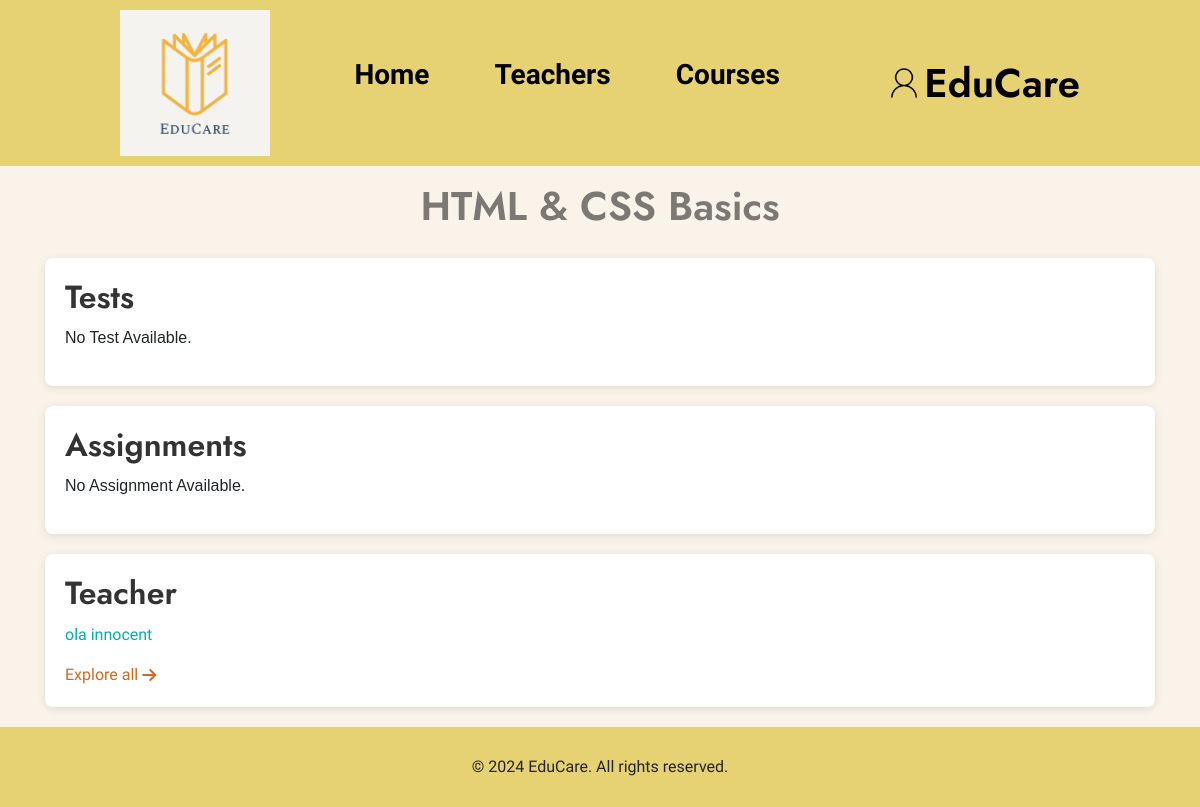
Before: /user/userassiandtest.php?course_id=26 (signed in) with the older database file.
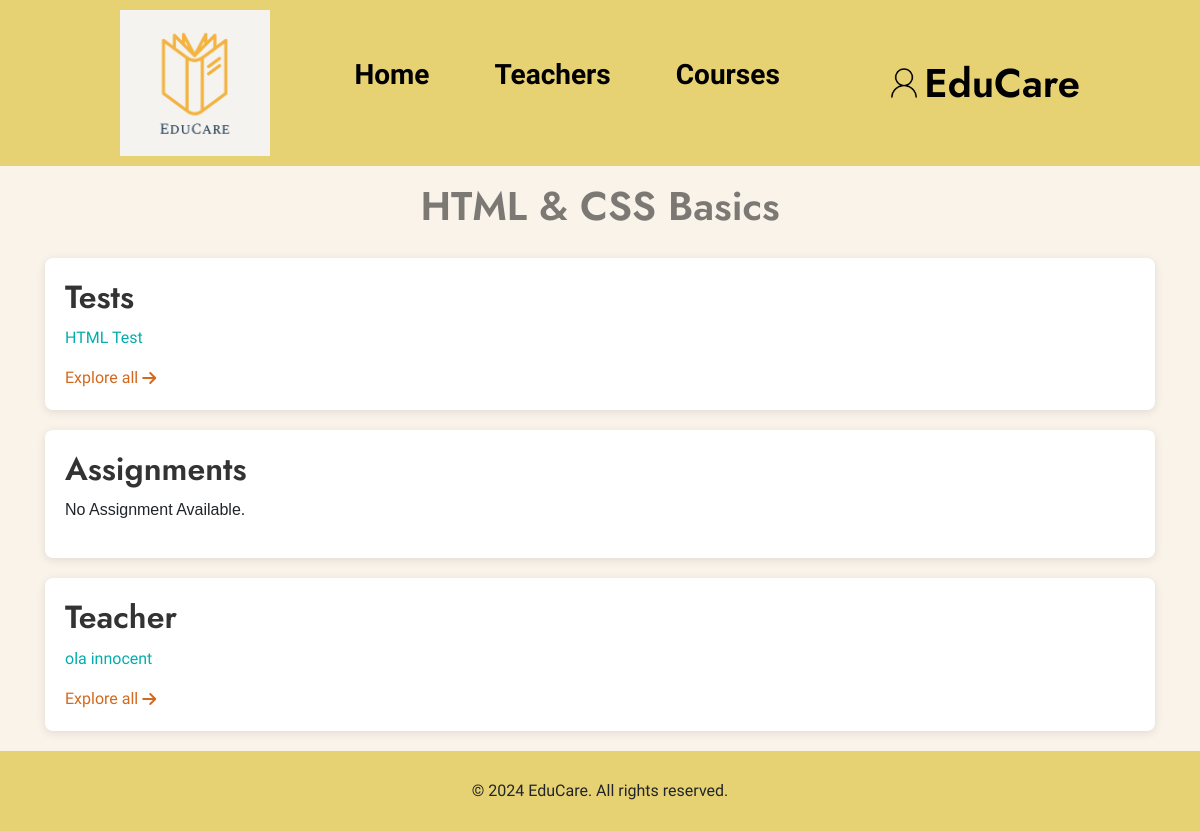
After: the same page with the newer database file.
### tables this page shows
CREATE TABLE `users` (
  `id` int(11) NOT NULL,
  `fname` varchar(255) NOT NULL,
  `lname` varchar(255) NOT NULL,
  `email` varchar(255) NOT NULL,
  `password` varchar(255) NOT NULL,
  `user_type` enum('admin','teacher','student') NOT NULL DEFAULT 'student',
  `bio` text DEFAULT NULL,
  `course_id` int(11) DEFAULT NULL
);

CREATE TABLE `tests` (
  `id` int(11) NOT NULL,
  `test_title` varchar(255) NOT NULL,
  `test_desc` varchar(255) NOT NULL,
  `test_file` text NOT NULL,
  `teacher_id` int(11) NOT NULL,
  `course_id` int(11) NOT NULL
);

### user/userassiandtest.php (the view, shortened to what this page needs)
<?php
require_once '../core/database.php';
$course_id = $_GET['course_id'];
$getCourseTitle_Q = $con->query("SELECT `course_title` FROM `courses` WHERE `id`='$course_id'");
$getCourseTitle = mysqli_fetch_object($getCourseTitle_Q);
?>
<!DOCTYPE html>
<html lang="en">
<head>
    <?php include_once './includes/style_links.php'; ?>
    <link rel="stylesheet" href="style.css">
    <link rel="stylesheet" href="css/custom.min.css">
</head>
<body id="test-list-page">
    <?php include './includes/header.php'; ?>
    <div class="container">
        <div class="row">
            <div class="col-12 mt-3">
                <h1 class="text-center text-black-50"><?= $getCourseTitle->course_title ?></h1>
            </div>
        </div>
        <section id="tests">
            <h2>Tests</h2>
            <ul>
                <?php
                $con->next_result();
                $testAvailable = 0;
                $get_test_Q = $con->query("CALL `get_test_by_course_id`($course_id)");
                if (mysqli_num_rows($get_test_Q) > 0):
                    $testAvailable = 1;
                    while ($test_list = mysqli_fetch_object($get_test_Q)):
                ?>
                        <li><a href="#!" class="test_id" data-toggle="modal" data-target="#testInfo" data-id="<?= $test_list->test_id ?>"><?= $test_list->test_title ?></a></li>
                <?php endwhile;
                else:
                    echo '<li>No Test Available.</li>';
                endif;
                $con->next_result(); ?>
            </ul>
            <?php if ($testAvailable == 1): ?>
                <a class="d-flex align-items-center" href="testcontent.html">Explore all&nbsp;<i class="fas fa-arrow-right"></i></a>
            <?php endif; ?>
        </section>
        <section id="assignments">
            <h2>Assignments</h2>
            <ul>
                <?php
                $get_asgmt_Q = $con->query("CALL `get_asgmt_by_course_id`($course_id)");
                if (mysqli_num_rows($get_asgmt_Q) > 0):
                    $asgmtAvailable = 1;
                    while ($asgmt_list = mysqli_fetch_object($get_asgmt_Q)):
                ?>
                        <li><a href="#!" class="asgmt_id" data-toggle="modal" data-target="#testInfo" data-id="<?= $asgmt_list->asgmt_id ?>"><?= $asgmt_list->asgmt_title ?></a></li>
                <?php endwhile;
                else:
                    echo '<li>No Assignment Available.</li>';
                endif;
                $con->next_result(); ?>
            </ul>
        </section>
        <section id="teachers">
            <h2>Teacher</h2>
            <ul>
                <?php
                $teacherAvailable = 0;
                $get_teacher_Q = $con->query("CALL `get_teachers_by_course_id`($course_id)");
                if (mysqli_num_rows($get_teacher_Q) > 0):
                    $teacherAvailable = 1;
                    while ($teacher_list = mysqli_fetch_object($get_teacher_Q)):
                ?>
                        <li><a href="#!" class="teacher_id" data-id="<?= $teacher_list->teacher_id ?>"><?= $teacher_list->fname . ' ' . $teacher_list->lname ?></a></li>
                <?php endwhile;
                else:
                    echo '<li>No Test Available.</li>';
                endif;
                $con->next_result(); ?>
            </ul>
            <?php if ($teacherAvailable == 1): ?>
                <a class="d-flex align-items-center" href="Teachcontent.php">Explore all&nbsp;<i class="fas fa-arrow-right"></i></a>
            <?php endif; ?>
        </section>
    </div>
    <?php include './includes/footer.php'; ?>
</body>
</html>

Changed rows visible on the page:
added tests: test_title "HTML Test"
Other visible differences:
text no longer shown: "No Test Available."
text now shown: "Explore all"
